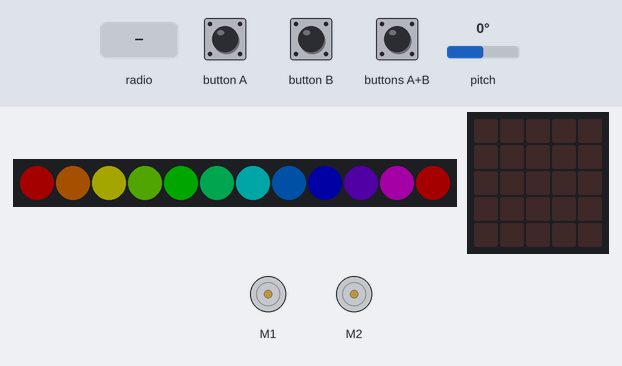
The program below on a simulated BBC micro:bit (MakeCode). On the bench: 12 RGB LEDs in strip order, left to right, the board's 5×5 LED display, 2 × DC motor (green arrow = forward, orange = backward, longer = faster). Inputs (shaded band) come from the test bench; at power-on: pitch 0°. Dim RGB values are drawn brighter than linear.

Above: at 1.2 s.
1.3 s: radio message "1" arrives
At 3.2 s:
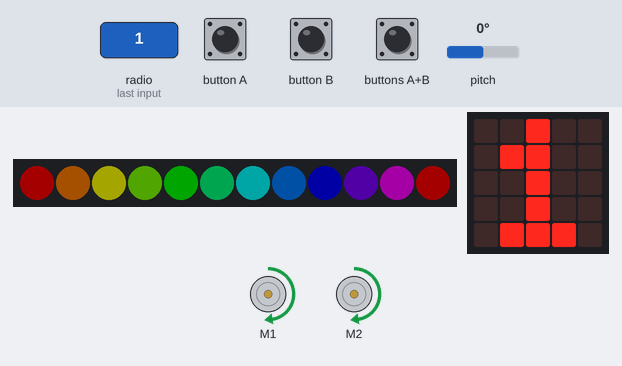
3.5 s: radio message "0" arrives
At 5.2 s:
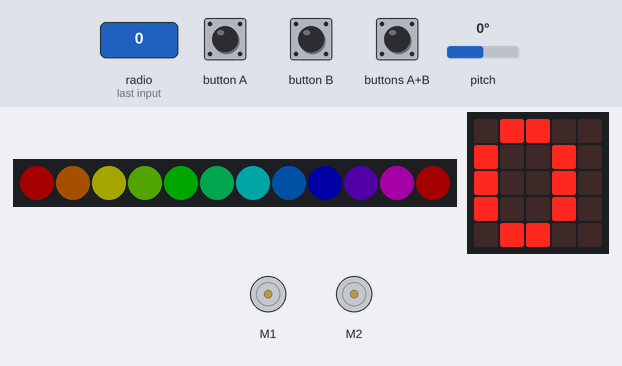
5.7 s: radio message "5" arrives
At 6.8 s:
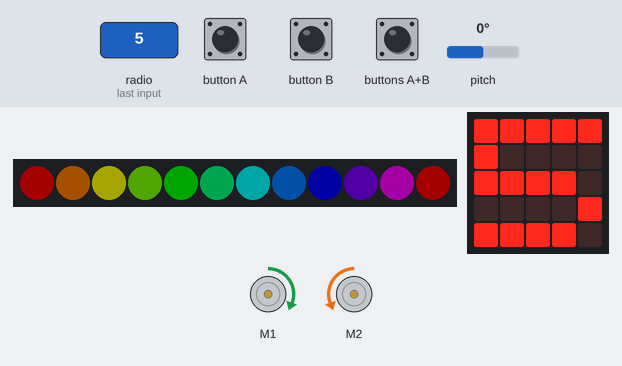
Timing chart, 0 to 8.7 s (numbered marks = the images above; inputs shaded):
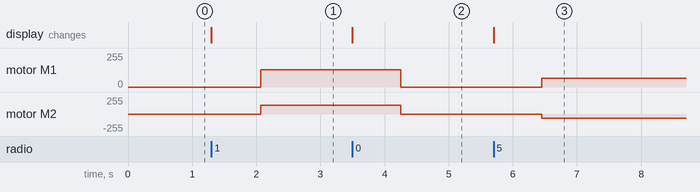

Measured:
- after the input at 1.3 s, motor M1, motor M2: stopped → forward 128/255 after 0.77 s; the display: changes at once (image 1)
- after the input at 3.5 s, motor M1, motor M2: forward 128/255 → stopped after 0.75 s; the display: changes at once (image 2)
- after the input at 5.7 s, motor M1: stopped → forward 64/255 after 0.75 s; motor M2: stopped → backward 64/255 after 0.75 s; the display: changes at once (image 3)

The program:

main.ts
```typescript
radio.onReceivedNumber(function (receivedNumber) {
    basic.showNumber(receivedNumber)
    move_bit_bot(receivedNumber)
})
function move_bit_bot (code: number) {
    if (code == 0) {
        bitbot.stop(BBStopMode.Brake)
    } else if (code == 1) {
        bitbot.go(BBDirection.Forward, Speed)
    } else if (code == 4) {
        bitbot.go(BBDirection.Reverse, Speed)
    } else if (code == 2) {
        bitbot.rotate(BBRobotDirection.Left, TurnSpeed)
    } else if (code == 3) {
        bitbot.rotate(BBRobotDirection.Right, TurnSpeed)
    } else if (code == 5) {
        bitbot.rotate(BBRobotDirection.Right, TurnSpeed)
    } else if (code == 6) {
        bitbot.rotate(BBRobotDirection.Left, TurnSpeed)
    } else {

    }
}
function send_number (num: number) {
    if (LastSentNumber != num) {
        radio.sendNumber(num)
        LastSentNumber = num
        basic.pause(300)
    }
}
let LastSentNumber = 0
let TurnSpeed = 0
let Speed = 0
Speed = 50
TurnSpeed = Speed / 2
LastSentNumber = 0
radio.setGroup(3)
bitbot.ledRainbow()
basic.forever(function () {
    if (input.rotation(Rotation.Pitch) < 0) {
        if (input.buttonIsPressed(Button.AB)) {
            send_number(1)
        } else if (input.buttonIsPressed(Button.A)) {
            send_number(2)
        } else if (input.buttonIsPressed(Button.B)) {
            send_number(3)
        } else {
            send_number(0)
        }
    } else {
        if (input.buttonIsPressed(Button.AB)) {
            send_number(4)
        } else if (input.buttonIsPressed(Button.A)) {
            send_number(5)
        } else if (input.buttonIsPressed(Button.B)) {
            send_number(6)
        } else {
            send_number(0)
        }
    }
    basic.pause(60)
})
```

test.ts
```typescript
// testene settes inn her; disse vil ikke kompilert så lenge denne pakken blir brukt som en utvidelse.
```
